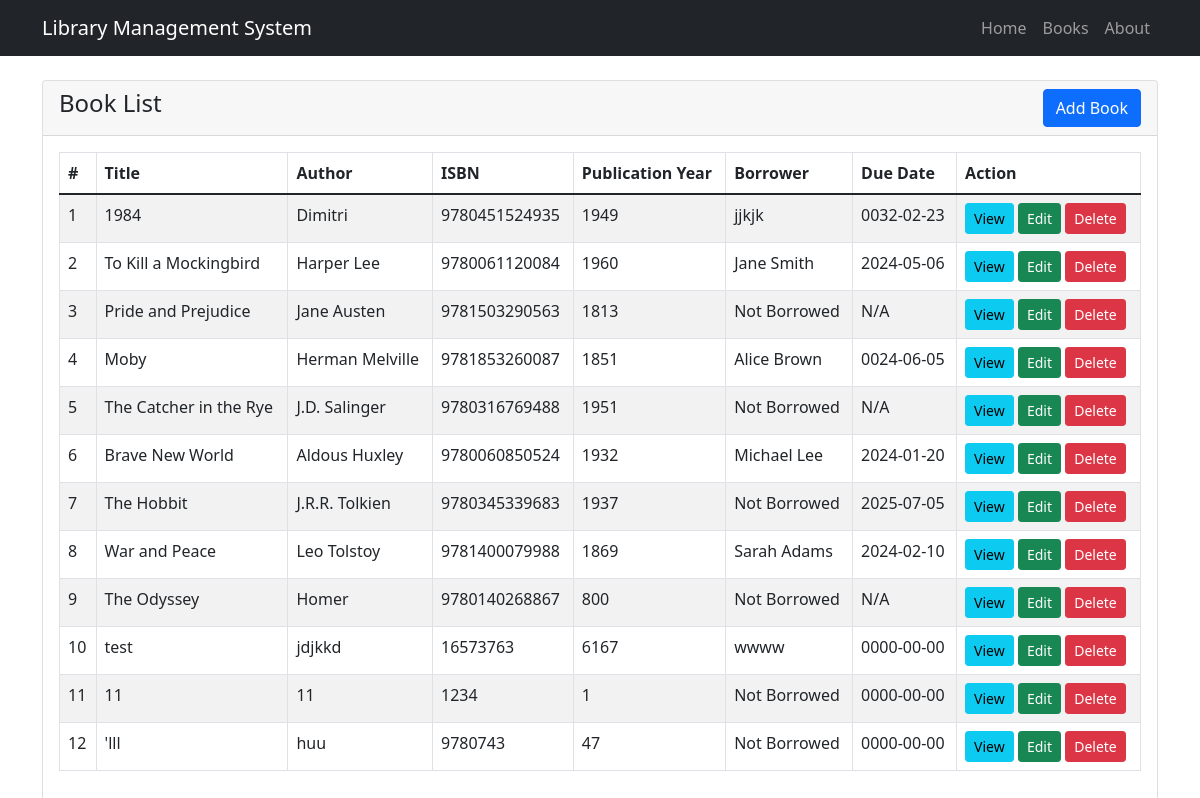
The page /books.php on the database its author committed.
### tables this page shows
CREATE TABLE `books` (
  `id` int(11) NOT NULL,
  `book_title` varchar(255) NOT NULL,
  `author` varchar(255) NOT NULL,
  `isbn` varchar(20) NOT NULL,
  `publication_year` int(11) DEFAULT NULL,
  `borrower` varchar(255) DEFAULT NULL,
  `due_date` date DEFAULT NULL
);

### books.php (the view, shortened to what this page needs)
<?php
$pdo = new PDO('mysql:host=sql208.infinityfree.com;dbname=if0_38847636_blog', 'if0_38847636', 'X0LkFpkIaGQy8Om');
$pdo->setAttribute(PDO::ATTR_ERRMODE, PDO::ERRMODE_EXCEPTION);
$query = "SELECT id, book_title, author, isbn, publication_year, borrower, due_date FROM books";
$statement = $pdo->query($query);
$books = $statement->fetchAll(PDO::FETCH_ASSOC);
?>
<!doctype html>
<html lang="en">
<head>
    <link href="https://cdn.jsdelivr.net/npm/bootstrap@5.1.3/dist/css/bootstrap.min.css" rel="stylesheet">
</head>
<body>
    <nav class="navbar navbar-expand-lg navbar-dark bg-dark">
    <div class="container">
        <a class="navbar-brand" href="index.php">Library Management System</a>
        <div class="collapse navbar-collapse" id="navbarNav">
            <ul class="navbar-nav ms-auto">
                <li class="nav-item">
                    <a class="nav-link" href="index.php">Home</a>
                </li>
                <li class="nav-item">
                    <a class="nav-link" href="books.php">Books</a>
                </li>
                <li class="nav-item">
                    <a class="nav-link" href="about.php">About</a>
                </li>
            </ul>
        </div>
    </div>
</nav>
    <div class="container mt-4">
        <div class="row">
            <div class="col-md-12">
                <div class="card">
                    <div class="card-header">
                        <h4>Book List
                            <a href="book-create.php" class="btn btn-primary float-end">Add Book</a>
                        </h4>
                    </div>
                    <div class="card-body">
                        <table class="table table-bordered table-striped">
                            <thead>
                                <tr>
                                    <th>#</th>
                                    <th>Title</th>
                                    <th>Author</th>
                                    <th>ISBN</th>
                                    <th>Publication Year</th>
                                    <th>Borrower</th>
                                    <th>Due Date</th>
                                    <th>Action</th>
                                </tr>
                            </thead>
                            <tbody>
    <?php
    $rowNumber = 1;
    foreach ($books as $book) :
    ?>
        <tr>
            <td><?php echo $rowNumber++; ?></td>
            <td><?php echo $book['book_title']; ?></td>
            <td><?php echo $book['author']; ?></td>
            <td><?php echo $book['isbn']; ?></td>
            <td><?php echo $book['publication_year']; ?></td>
            <td>
                <?php echo $book['borrower'] ? $book['borrower'] : 'Not Borrowed'; ?>
            </td>
            <td>
                <?php echo $book['due_date'] ? $book['due_date'] : 'N/A'; ?>
            </td>
            <td>
                <a href="book-view.php?id=<?php echo $book['id']; ?>" class="btn btn-info btn-sm">View</a>
                <a href="book-edit.php?id=<?php echo $book['id']; ?>" class="btn btn-success btn-sm">Edit</a>
                <a href="delete.php?id=<?php echo $book['id']; ?>" class="btn btn-danger btn-sm" onclick="return confirm('Are you sure you want to delete this book?')">Delete</a>
            </td>
        </tr>
    <?php endforeach; ?>
</tbody>
                        </table>
                    </div>
                </div>
            </div>
        </div>
    </div>
</body>
</html>

### rows shown on the page
books: book_title "1984", author "Dimitri", isbn "9780451524935", publication_year "1949", borrower "jjkjk", due_date "0032-02-23"
books: book_title "To Kill a Mockingbird", author "Harper Lee", isbn "9780061120084", publication_year "1960", borrower "Jane Smith", due_date "2024-05-06"
books: book_title "Pride and Prejudice", author "Jane Austen", isbn "9781503290563", publication_year "1813", shows "Not Borrowed", shows "N/A"
books: book_title "Moby", author "Herman Melville", isbn "9781853260087", publication_year "1851", borrower "Alice Brown", due_date "0024-06-05"
books: book_title "The Catcher in the Rye", author "J.D. Salinger", isbn "9780316769488", publication_year "1951", shows "Not Borrowed", shows "N/A"
books: book_title "Brave New World", author "Aldous Huxley", isbn "9780060850524", publication_year "1932", borrower "Michael Lee", due_date "2024-01-20"
books: book_title "The Hobbit", author "J.R.R. Tolkien", isbn "9780345339683", publication_year "1937", borrower "Not Borrowed", due_date "2025-07-05"
books: book_title "War and Peace", author "Leo Tolstoy", isbn "9781400079988", publication_year "1869", borrower "Sarah Adams", due_date "2024-02-10"
books: book_title "The Odyssey", author "Homer", isbn "9780140268867", publication_year "800", shows "Not Borrowed", shows "N/A"
books: book_title "test", author "jdjkkd", isbn "16573763", publication_year "6167", borrower "wwww", due_date "0000-00-00"
books: book_title "11", author "11", isbn "1234", publication_year "1", borrower "Not Borrowed", due_date "0000-00-00"
books: book_title "'lll", author "huu", isbn "9780743", publication_year "47", borrower "Not Borrowed", due_date "0000-00-00"
